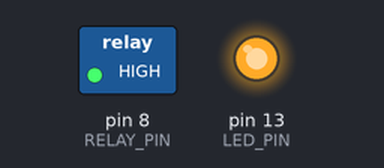
A sketch run on a simulated Arduino Uno, built with avr-gcc and run on an emulated ATmega328P. On the bench: switched loads named in the sketch (green lamp = pin HIGH), output pins drawn as LEDs (lit = HIGH). Dashed ring = blinking.

Above: at 0.5 s.
Timing chart, 0 to 4.6 s (numbered marks = the images above):
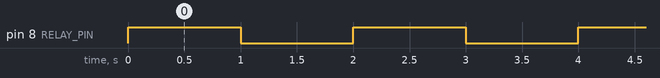

The sketch:

Relay.ino
```cpp
// NO <-> resistor <-> LED+ ... LED- <-> GND
// COM <-> 5V/12V
// D+ <-> 5V
// D- <-> GND
// IN1/2/3/4 <-> RELAY_PIN (Arduino)
// Check active high or low

int RELAY_PIN = 8;  // the Arduino pin, which connects to the IN pin of relay
int LED_PIN = 13;

// the setup function runs once when you press reset or power the board
void setup() {
  pinMode(RELAY_PIN, OUTPUT);
  pinMode(LED_PIN, OUTPUT);
  digitalWrite(LED_PIN, HIGH);
}

// the loop function runs over and over again forever
void loop() {
  digitalWrite(RELAY_PIN, HIGH);
  delay(1000);
  digitalWrite(RELAY_PIN, LOW);
  delay(1000);
}
```

Measured:
- by itself, pin 8 (RELAY_PIN): alternates HIGH for 1.0 s and LOW for 1.0 s
